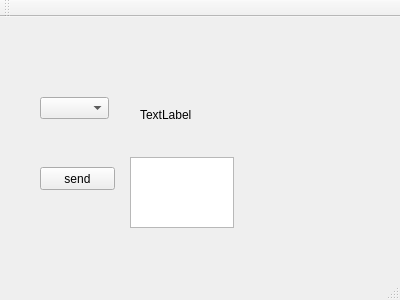
<?xml version="1.0" encoding="UTF-8"?>
<ui version="4.0">
 <class>MainWindow</class>
 <widget class="QMainWindow" name="MainWindow">
  <property name="geometry">
   <rect>
    <x>0</x>
    <y>0</y>
    <width>400</width>
    <height>300</height>
   </rect>
  </property>
  <property name="windowTitle">
   <string>MainWindow</string>
  </property>
  <widget class="QWidget" name="centralWidget">
   <widget class="QComboBox" name="comboBox">
    <property name="geometry">
     <rect>
      <x>40</x>
      <y>80</y>
      <width>69</width>
      <height>22</height>
     </rect>
    </property>
   </widget>
   <widget class="QLabel" name="label">
    <property name="geometry">
     <rect>
      <x>140</x>
      <y>90</y>
      <width>131</width>
      <height>16</height>
     </rect>
    </property>
    <property name="text">
     <string>TextLabel</string>
    </property>
   </widget>
   <widget class="QPushButton" name="btnSend">
    <property name="geometry">
     <rect>
      <x>40</x>
      <y>150</y>
      <width>75</width>
      <height>23</height>
     </rect>
    </property>
    <property name="text">
     <string>send</string>
    </property>
   </widget>
   <widget class="QTextEdit" name="textEdit">
    <property name="geometry">
     <rect>
      <x>130</x>
      <y>140</y>
      <width>104</width>
      <height>71</height>
     </rect>
    </property>
   </widget>
  </widget>
  <widget class="QMenuBar" name="menuBar">
   <property name="geometry">
    <rect>
     <x>0</x>
     <y>0</y>
     <width>400</width>
     <height>23</height>
    </rect>
   </property>
  </widget>
  <widget class="QToolBar" name="mainToolBar">
   <attribute name="toolBarArea">
    <enum>TopToolBarArea</enum>
   </attribute>
   <attribute name="toolBarBreak">
    <bool>false</bool>
   </attribute>
  </widget>
  <widget class="QStatusBar" name="statusBar"/>
 </widget>
 <layoutdefault spacing="6" margin="11"/>
 <resources/>
 <connections/>
</ui>
